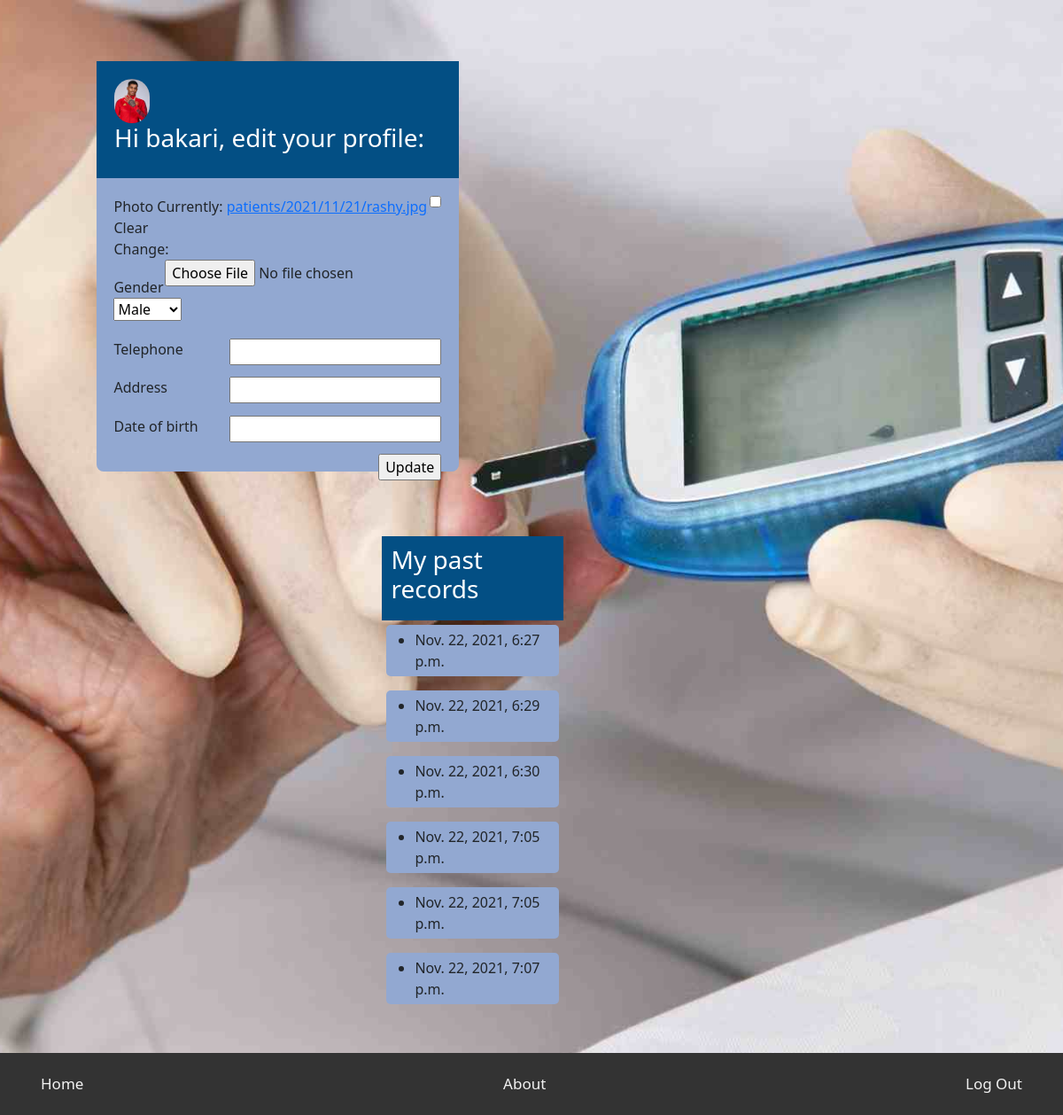
The app's page /users/profile/ (signed in) with its own data.
### user/models.py (models this page shows, shortened)
class Profile(models.Model):
    user = models.OneToOneField(settings.AUTH_USER_MODEL,
            on_delete=models.CASCADE, related_name='user_profile')
    photo = models.ImageField(upload_to='patients/%Y/%m/%d/', blank=True,
            null=True)
    MALE = 'M'
    FEMALE = 'F'
    GENDER_CHOICES = [
            (MALE,  'Male'),
            (FEMALE, 'Female')
            ]
    gender = models.CharField(max_length=2, choices = GENDER_CHOICES, default=
            MALE, blank=True, null=True)
    telephone = models.CharField(max_length=10, blank=True, null=True)
    address = models.CharField(max_length=10, blank=True, null=True)
    date_of_birth = models.DateField(blank=True, null=True)

### services/models.py (models this page shows, shortened)
class Service(models.Model):
    user=models.ForeignKey(settings.AUTH_USER_MODEL,
            on_delete=models.CASCADE)
    pregnacies =models.DecimalField(max_digits=10, decimal_places=0,
            blank=True, null=True)
    glucose = models.CharField(max_length = 200)
    blood_pressure = models.CharField(max_length = 200)
    skin_thickness = models.CharField(max_length = 200)
    insulin = models.CharField(max_length = 200)
    bmi = models.CharField(max_length = 200)
    diabetes_pedigree = models.CharField(max_length = 200)
    age = models.DecimalField(max_digits=3, decimal_places=0)
    created = models.DateTimeField(auto_now_add=True)

### user/views.py (the view)
# urls.py: path('profile/', views.edit, name='edit')
@login_required()
def edit(request):
    username = request.user.username
    user = User.objects.get(username=username)
    current_profile = Profile.objects.get( user=user)
    service = Service.objects.all()
    services = service.filter(user=user)
    if request.method=='POST':
        edit_form = ProfileEditForm(instance=current_profile,
                data=request.POST, files=request.FILES)
        if edit_form.is_valid():
            edit_form.save()
    else:
        edit_form = ProfileEditForm(instance=current_profile)
    return render(request, 'account/profile.html',{'edit_form':edit_form, 'services':services})

### user/forms.py
class ProfileEditForm(forms.ModelForm):
    class Meta:
        model = Profile
        fields = ('photo', 'gender', 'telephone', 'address', 'date_of_birth')
        GENDER_CHOICES = [
                ('M', 'Male'),
                ('F', 'Female'),
          ]
        gender = forms.ChoiceField(label="gender", choices = GENDER_CHOICES, widget=forms.RadioSelect(attrs={
        'type':"password",
         "required":"True" })),
        telephone = CharField(label="telephone", widget=forms.TextInput(attrs={
            'type':"tel","minlength":"10",
            "autocomplete":"off",
            "required":"True"
            })),
        address = CharField(label="address", widget=forms.TextInput(attrs={
            'type':"text","minlength":"4",
            "autocomplete":"off",
            "required":"True" })),
        date_of_birth = forms.DateField(label="date_of_birth",  widget=forms.NumberInput(attrs={
           'type':"date",
           "required":"True"
  }))

### user/templates/account/profile.html (shortened to what this page needs)
{% extends 'base2.html' %}
{% block content %}
{% load static %}
<div id="questions" class="">
  <div class="left">
        <form id=" questions_form" name="questions_form" method="post" enctype="multipart/form-data">
            <div class="header">
              <img class="profile_pic" src="{% if request.user.user_profile.photo %}{{request.user.user_profile.photo.url }}{% else %}{% static "img/no_image.png" %}{% endif %}" alt="John Doe">
              <h3>Hi {{ request.user.username }}, edit your profile:</h3>
            </div>
            <div class="">
                <div>
                  <label for="">Photo</label>
                    {{ edit_form.photo }}
                </div>
                <div>
                  <label for="">Gender</label>
                    {{ edit_form.gender }}
                </div>
                <div>
                  <label for="">Telephone</label>
                    {{ edit_form.telephone }}
                </div>
                <div>
                  <label for="">Address</label>
                    {{ edit_form.address }}
                </div>
                <div>
                  <label for="">Date of birth</label>
                    {{ edit_form.date_of_birth }}
                </div>
              <div>
               <input type="submit" value="Update">
               </div>
            </div>
        </form>
        </div>
        <div class="right">
        <div id="questions_form">
          <div class="header">
            <h3>My past records</h3>
           </div>
           <div class="">
             {% for s in services %}
             <ul>
               <li>{{ s.created }}</li>
            </ul>
            {% endfor %}
            </div>
          </div>
    </div>
    </div>
    <div class="navbar">
      <a href="{% url "user:dashboard" %}">Home</a>
        <a href="{% url "user:about" %}">About</a>
        <a href="{% url "user:logout" %}">Log Out</a>
    </div>
    {% endblock content %}

### user/templates/base2.html (shortened to what this page needs)
{% load static %}
<!DOCTYPE html>
<html lang="en">
<head>
    <link rel="stylesheet" href="images/icon.png">
    <link rel="stylesheet" href={% static "css/base.css" %}>
    <link rel="stylesheet" href="https://cdn.jsdelivr.net/npm/bootstrap@5.1.3/dist/css/bootstrap.min.css">
    <link rel="stylesheet" href="https://cdn.jsdelivr.net/npm/bootstrap@5.1.3/dist/css/bootstrap.min.css">
</head>
<body>
  {% block content %}{% endblock content%}
</body>
</html>

### static/css/base.css (style rules this page uses)
body, html { height: 100%; height: 100%; background-position: center; background-repeat: no-repeat; background-size: cover; }
input { float: right; }
.header { padding: 5%; color: #fff; background-color: #034f84; width: 100%; }
form { max-width: 500px; background: #92a8d1; margin: 10px auto; border-radius: 8px; background-position: center; background-repeat: no-repeat; background-size: cover; }
div { padding: 2.5%; }
body { margin: 0; font-family: Arial, Helvetica, sans-serif; }
.navbar { overflow: hidden; background-color: #333; width: 100%; position: sticky; top: 0; }
.navbar a { float: left; display: block; color: #f2f2f2; text-align: center; padding: 14px 16px; text-decoration: none; font-size: 17px; }
.profile_pic { height: 50px; border-radius:55px; }
.left { float:left; margin-left:50px; }
.right { float:right; margin-right:500px; }
ul { background-color: #92a8d1; border-radius: 5px; padding:5px; }

### records on screen
Profile: gender "Male"
Service: created "Nov. 22, 2021, 6:27 p.m."
Service: created "Nov. 22, 2021, 6:29 p.m."
Service: created "Nov. 22, 2021, 6:30 p.m."
Service: created "Nov. 22, 2021, 7:05 p.m."
Service: created "Nov. 22, 2021, 7:05 p.m."
Service: created "Nov. 22, 2021, 7:07 p.m."

### other values on screen
{{ request.user.username }} "bakari"
